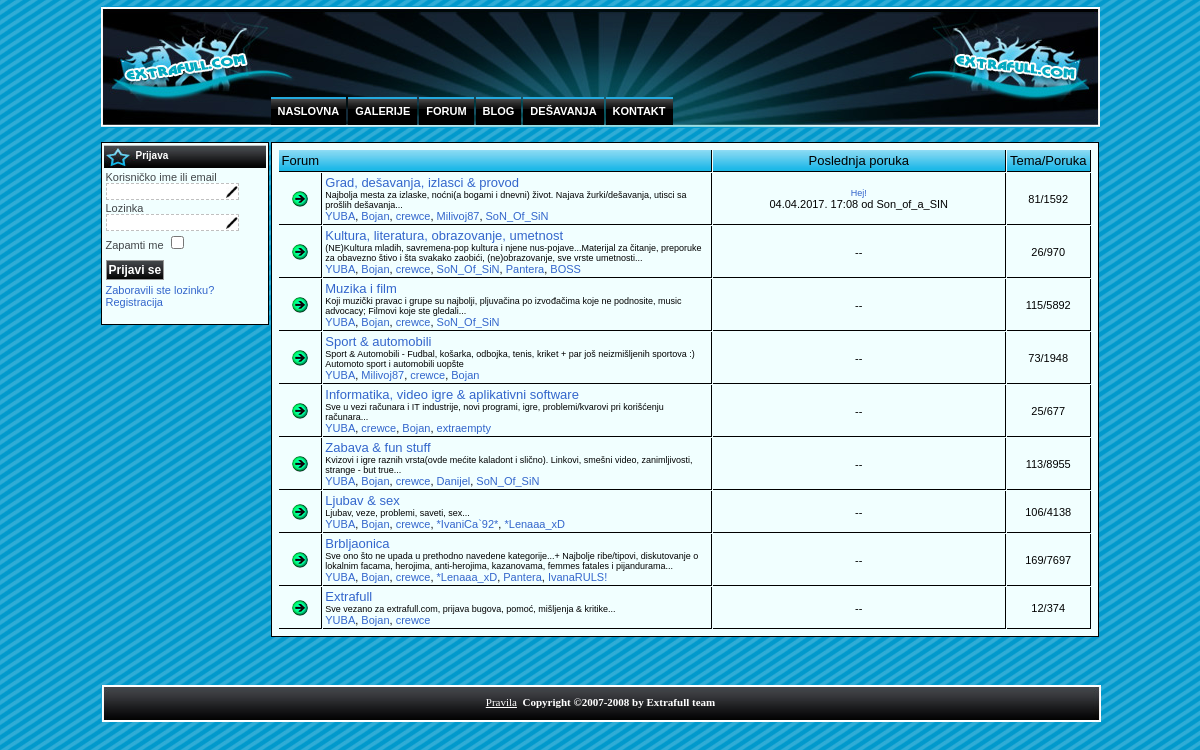
Page /forum on the committed database.
### tables this page shows
CREATE TABLE `jos_forum_cats` (
  `id` int(11) NOT NULL,
  `group` int(11) NOT NULL DEFAULT '0',
  `name` tinytext NOT NULL,
  `icon` varchar(20) DEFAULT NULL,
  `moderators` text,
  `description` text,
  `numTopics` int(11) NOT NULL DEFAULT '0',
  `numPosts` int(11) NOT NULL DEFAULT '0',
  `last_topic_id` int(11) NOT NULL DEFAULT '0',
  `creator` int(11) DEFAULT '0',
  `time_created` int(11) DEFAULT '0'
);

CREATE TABLE `jos_forum_topics` (
  `id` int(11) NOT NULL,
  `cid` int(11) NOT NULL,
  `last_id` int(11) NOT NULL,
  `last_userid` int(11) NOT NULL,
  `last_username` varchar(50) NOT NULL,
  `sticky` tinyint(4) DEFAULT '0',
  `time` int(11) DEFAULT '0',
  `subject` varchar(200) NOT NULL,
  `view` int(11) DEFAULT '0',
  `replies` int(11) DEFAULT '0',
  `locked` tinyint(4) DEFAULT '0'
);

### component/forum/controller.php (called while the page is built, shortened)
<?php
class ForumController extends JController
{
	function display()
	{
		$cid = JRequest::getInt('cid',-1);
		$tid = JRequest::getInt('tid',-1);
		$pid = JRequest::getInt('pid',-1);
		if ($pid > 0){
			$db = &Database::getInstance();
			$query = 'SELECT a.tid,count(b.id) as cnt FROM #__forum_posts as a JOIN #__forum_posts AS b on b.tid=a.tid AND b.id <= a.id WHERE a.id='.$pid.' GROUP BY a.tid';
			$db->setQuery($query);
			$obj = $db->loadObject();
			if (!$obj) return;
			global $mainframe;
			$limitstart = intval(($obj->cnt - 1) / 10)*10;
			$mainframe->redirect(Basic::uriBase().'/forum?tid='.$obj->tid.'&limitstart='.$limitstart.'#post'.$pid);
		}
		else if ($tid > 0){
			$viewName = 'topic';
			$id = $tid;
		}
		else if ($cid > 0){
			$viewName = 'topics';
			$id = $cid;
		}
		else {
			$id = JRequest::getInt('show');
			$viewName = $id ? 'posts' : 'cats';
		}
		$view = $this->getView( $viewName, 'html' );
		$view->id = $id;
		$model = $this->getModel( $viewName, 'modelforum' );
		$view->setModel( $model, true );
   	$view->display();
  }
}
?>

### component/forum/forum.php (called while the page is built, shortened)
<?php
require_once (JPATH_COMPONENT.DS.'controller.php');
$controller = new ForumController();
$controller->setName('forum');
$controller->execute(JRequest::getVar('task', 'display', 'default', 'cmd'));
?>

### database.php (called while the page is built, shortened)
<?php
class Database{
	public $connection;
	public $query = '';
	private function __construct(){
		$this->connection = @mysqli_connect( DB_HOST, DB_USER, DB_PASSWORD, DB_NAME );
		mysqli_set_charset( $this->connection, DB_CHARACTER_SET );
	}
	public function setQuery($query, $offset = -1, $limit = -1){
	  	$this->query = str_replace( '#__', DB_PREFIX, $query );
	}
	public function query( $query = null, $update = false ){
	  	if ($query == null){
	    	$query = $this->query;
		}
		else{
			$query = str_replace( '#__', DB_PREFIX, $query );
		}
		if ( $update ){
			mysqli_query( $this->connection, $query );
			return mysqli_affected_rows($this->connection);
		}
		else {
			$result = mysqli_query( $this->connection, $query );
			return $result;
		}
	}
	public function loadObjectList( $query = null ){
		$result = $this->query( $query );
		$array = array();
		while ( $row = mysqli_fetch_object( $result ) ) {
			$array[] = $row;
		}
		return $array;
	}
}

### library/model.php (called while the page is built, shortened)
<?php
class JModel{
	protected $_db;
	public function __construct($name){
		$this->_db = &Database::getInstance();
	}
	public function _getList( $query, $limitstart = -1, $limit = -1 ){
		$this->_db->setQuery( $query, $limitstart, $limit );
		$result = $this->_db->loadObjectList();
		return $result;
	}
}

### component/forum/models/cats.php (called while the page is built, shortened)
<?php
class ModelForumCats extends JModel
{
  function get()
  {
  	 $query = 'select a.*,b.time,b.last_username,b.last_id,b.subject,b.last_userid from #__forum_cats AS a LEFT JOIN #__forum_topics AS b ON b.id=(SELECT c.id FROM #__forum_topics AS c WHERE c.cid=a.id ORDER BY c.time DESC LIMIT 1) WHERE a.group=0 order by a.time_created';
  	 return $this->_getList( $query );
  }
}
?>

### application.php (called while the page is built, shortened)
<?php
require_once(BASE_PATH.DS.'database.php');
require_once(BASE_PATH.DS.'basic.php');
require_once(BASE_PATH.DS.'library'.DS.'controller.php');
require_once(BASE_PATH.DS.'library'.DS.'model.php');
require_once(BASE_PATH.DS.'library'.DS.'view.php');
require_once(BASE_PATH.DS.'library'.DS.'html.php');
$mainframe = new Application();
class Application{
	protected $template;
	public function init(){
		if ( isset($_COOKIE['template']) ){
			$tmp = $_COOKIE['template'];
			switch ( $tmp ){
				case 'cool': break;
				default: $tmp = DEFAULT_TEMPLATE; break;
			}
			$this->template = $tmp;
		}
		else{
			$this->template = DEFAULT_TEMPLATE;
		}
	}
	public function getImageDir(){
		return Basic::uriBase().'/template/'.$this->template.'/images/';
	}
}

### basic.php (called while the page is built, shortened)
<?php
class Basic{
	protected static $routeBase = null;
	protected static $uriBase = null;
	public static function routerBase(){
		if (self::$routeBase == null){
			if (strpos(php_sapi_name(), 'cgi') !== false && !empty($_SERVER['REQUEST_URI'])) {
				self::$routeBase =  rtrim(dirname($_SERVER['PHP_SELF']), '/\\');
			} else {
				self::$routeBase =  rtrim(dirname($_SERVER['SCRIPT_NAME']), '/\\');
			}
		}
		return self::$routeBase;
	}
	public static function uriBase(){
		if (self::$uriBase == null){
			if (isset($_SERVER['HTTPS']) && !empty($_SERVER['HTTPS']) && (strtolower($_SERVER['HTTPS']) != 'off')) {
				$https = 's://';
			} else {
				$https = '://';
			}
			$s_name = $_SERVER['HTTP_HOST'];
			if (!empty ($_SERVER['PHP_SELF']) && !empty ($_SERVER['REQUEST_URI'])) {
				$uriBase = 'http' . $https . $s_name . rtrim(dirname($_SERVER['PHP_SELF']), '/\\');
			}
			else{
				$uriBase = 'http' . $https . $s_name.rtrim(dirname($_SERVER['SCRIPT_NAME']), '/\\');
			}
			$uriBase = urldecode($uriBase);
			$uriBase = str_replace('"', '&quot;',$uriBase);
			$uriBase = str_replace('<', '&lt;',$uriBase);
			$uriBase = str_replace('>', '&gt;',$uriBase);
			$uriBase = preg_replace('/eval\((.*)\)/', '', $uriBase);
			$uriBase = preg_replace('/[\\\"\\\'][\\s]*javascript:(.*)[\\\"\\\']/', '""', $uriBase);
			self::$uriBase = $uriBase;
		}
		return self::$uriBase;
	}
}

### component/forum/views/cats/tmpl/default.php (the view, shortened to what this page needs)
<?php defined('CREW') or die('Restricted access');
echo '<div style="padding:4px;">';
echo '<table class="forum" cellspacing="1">';
echo '<tr><td class="forumtitle" colspan="2">Forum</td>';
echo '<td class="forumtitle2" align="center" width="300px">Poslednja poruka</td>';
echo '<td class="forumtitle" colspan="2">Tema/Poruka</td></tr>';
foreach ($this->cats as $cat){
	echo '<tr>';
	echo '<td align="center" valign="center" width="40px">';
	$icon = ($cat->icon != '') ? $cat->icon : 'icon.gif';
	echo JHTML::image('forum/'.$icon);
	echo '</td>';
	echo '<td width="400px">';
	echo '<span class="forumone">';
	echo JHTML::lnk('forum?cid='.$cat->id,$cat->name);
	echo '</span><br/>';
	echo '<span class="forumtwo">'.$cat->description.'</span><br/>';
	$moders = explode(',,,,,',$cat->moderators);
	$i = 0;
	foreach ($moders as $mod){
		list($id,$name) = explode('-',$mod);
		if ($i > 0) echo ', ';
		echo JHTML::profileLink($id,$name);
		++$i;
	}
	echo '</td>';
	if ( isset($cat->time) ){
		echo '<td align="center"><span class="forumtwo">';
		echo JHTML::lnk('forum?pid='.$cat->last_id,$cat->subject).'</span><br/>';
		echo JHTML::date($cat->time).' od '.$cat->last_username;
	}
	else{
		echo '<td align="center">';
		echo '--';
	}
	echo '</td>';
	echo '<td align="center">';
	echo $cat->numTopics.'/'.$cat->numPosts;
	echo '</td>';
	echo '</tr>';
}
echo '</table>';
echo '</div>';
?>

### library/html.php (shortened to what this page needs)
<?php
class JHTML{
	public static function date($date, $format = null){
		if (is_numeric($date)){
			$date = date('Y-m-d H:i',$date);
		}
		if (strpos($date, ' ')) {
			list($dt,$tm) = explode(' ',$date);
		} else {
			$dt = $date;
			$tm = '';
		}
		list($y,$m,$d) = explode('-',$dt);
		list($h,$mn) = explode(':',$tm);
		return "$d.$m.$y. $h:$mn";
	}
	public static function image($name,$class=''){
		global $mainframe;
		return '<img src="'.$mainframe->getImageDir().$name.'" '.$class.' />';
	}
	public static function profileLink($id,$txt){
		return '<a href="'.Basic::routerBase().'/profil/'.$id.'">'.$txt.'</a>';
	}
	public static function lnk($link,$txt,$add = ''){
		return '<a '.$add.' href="'.Basic::uriBase().'/'.$link.'">'.$txt.'</a>';
	}
}

### rows in the picture
jos_forum_cats: name "Grad, dešavanja, izlasci & provod Hej!", description "Najbolja mesta za izlaske, noćni(a bogami i dnevni) život. Najava žurki/dešavanja, utisci sa prošlih dešavanja...", txt "YUBA", txt "Bojan", txt "crewce", txt "Milivoj87", txt "SoN_Of_SiN", jos_forum_topics.time "04.04.2017. 17:08", jos_forum_topics.last_username "Son_of_a_SIN", numTopics "81", numPosts "1592"
jos_forum_cats: name "Kultura, literatura, obrazovanje, umetnost", description "(NE)Kultura mladih, savremena-pop kultura i njene nus-pojave...Materijal za čitanje, preporuke za obavezno štivo i šta svakako zaobići, (ne)obrazovanje, sve vrste umetnosti...", txt "YUBA", txt "Bojan", txt "crewce", txt "SoN_Of_SiN", txt "Pantera", txt "BOSS", numTopics "26", numPosts "970"
jos_forum_cats: name "Muzika i film", description "Koji muzički pravac i grupe su najbolji, pljuvačina po izvođačima koje ne podnosite, music advocacy; Filmovi koje ste gledali...", txt "YUBA", txt "Bojan", txt "crewce", txt "SoN_Of_SiN", numTopics "115", numPosts "5892"
jos_forum_cats: name "Sport & automobili", description "Sport & Automobili - Fudbal, košarka, odbojka, tenis, kriket + par još neizmišljenih sportova :) Automoto sport i automobili uopšte", txt "YUBA", txt "Milivoj87", txt "crewce", txt "Bojan", numTopics "73", numPosts "1948"
jos_forum_cats: name "Informatika, video igre & aplikativni software", description "Sve u vezi računara i IT industrije, novi programi, igre, problemi/kvarovi pri korišćenju računara...", txt "YUBA", txt "crewce", txt "Bojan", txt "extraempty", numTopics "25", numPosts "677"
jos_forum_cats: name "Zabava & fun stuff", description "Kvizovi i igre raznih vrsta(ovde mećite kaladont i slično). Linkovi, smešni video, zanimljivosti, strange - but true...", txt "YUBA", txt "Bojan", txt "crewce", txt "Danijel", txt "SoN_Of_SiN", numTopics "113", numPosts "8955"
jos_forum_cats: name "Ljubav & sex", description "Ljubav, veze, problemi, saveti, sex...", txt "YUBA", txt "Bojan", txt "crewce", txt "*IvaniCa`92*", txt "*Lenaaa_xD", numTopics "106", numPosts "4138"
jos_forum_cats: name "Brbljaonica", description "Sve ono što ne upada u prethodno navedene kategorije...+ Najbolje ribe/tipovi, diskutovanje o lokalnim facama, herojima, anti-herojima, kazanovama, femmes fatales i pijandurama...", txt "YUBA", txt "Bojan", txt "crewce", txt "*Lenaaa_xD", txt "Pantera", txt "IvanaRULS!", numTopics "169", numPosts "7697"
jos_forum_cats: name "Extrafull", description "Sve vezano za extrafull.com, prijava bugova, pomoć, mišljenja & kritike...", txt "YUBA", txt "Bojan", txt "crewce", numTopics "12", numPosts "374"

### other values in the picture
$menus[$i] "NASLOVNA"
$menus[$i] "GALERIJE"
$menus[$i] "FORUM"
$menus[$i] "BLOG"
$menus[$i] "DEŠAVANJA"
$menus[$i] "KONTAKT"
LOGIT "Korisničko ime ili email"
PASSWORD "Lozinka"
REMEMBER_ME "Zapamti me"
FORGOT_YOUR_PASSWORD "Zaboravili ste lozinku?"
REGISTER "Registracija"
RULES "Pravila"
